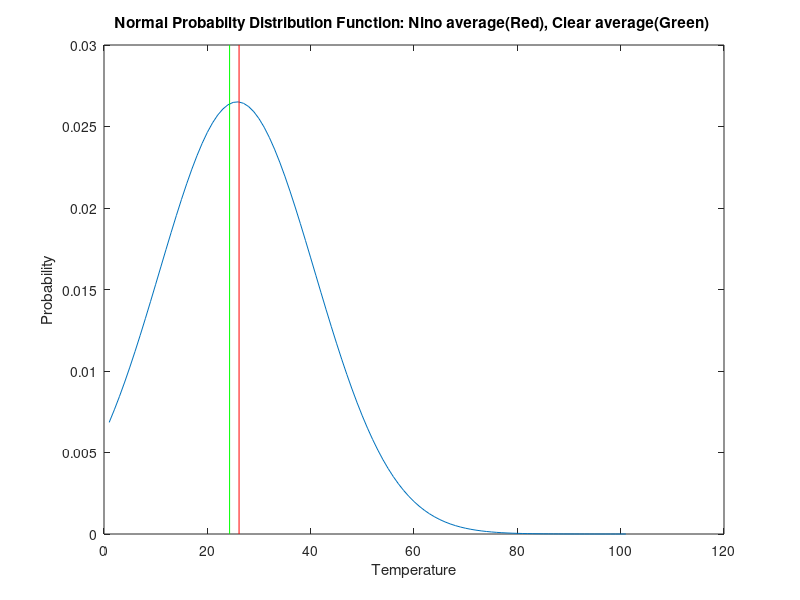

The MATLAB script that drew this image:
clear; clc;

fid = fopen('A3.txt');
% Column header [year temp precip pressue Nino:Y/N]
A = fscanf(fid, '%i %f %f %f %s', [1 inf]);
fclose(fid);

A=A';

% Perform two-sample t test for June temperatures
% Find average temperature values for Nino and Clear years
ind_n = find(A=='Y');
n_t_avg = sum(A(ind_n-3))/size(ind_n,1);

ind_c = find(A=='N');
c_t_avg = sum(A(ind_c-3))/size(ind_c,1);

% Calculate s_nino^2 and s_clear^2
s_n2 = sum((A(ind_n-3)-n_t_avg).^2);
s_c2 = sum((A(ind_c-3)-c_t_avg).^2);

mm=20; nn=20;

t2 = (n_t_avg - c_t_avg)/sqrt(s_n2/(mm*(mm-1))+s_c2/(nn*(nn-1)));

% Draw a gaussian (i.e., normal) distribution with sample mean and t2
% standard deviation
x=[0:100];
s_avg = 24.76;
pd = normpdf(x,s_avg,t2);

figure(1);
plot(pd);
hold on;

yL = get(gca,'YLim');
line([n_t_avg n_t_avg],yL,'Color','r');
line([c_t_avg c_t_avg],yL,'Color','g');

xlabel('Temperature');
ylabel('Probability');
title('Normal Probabilty Distribution Function: Nino average(Red), Clear average(Green) ');
